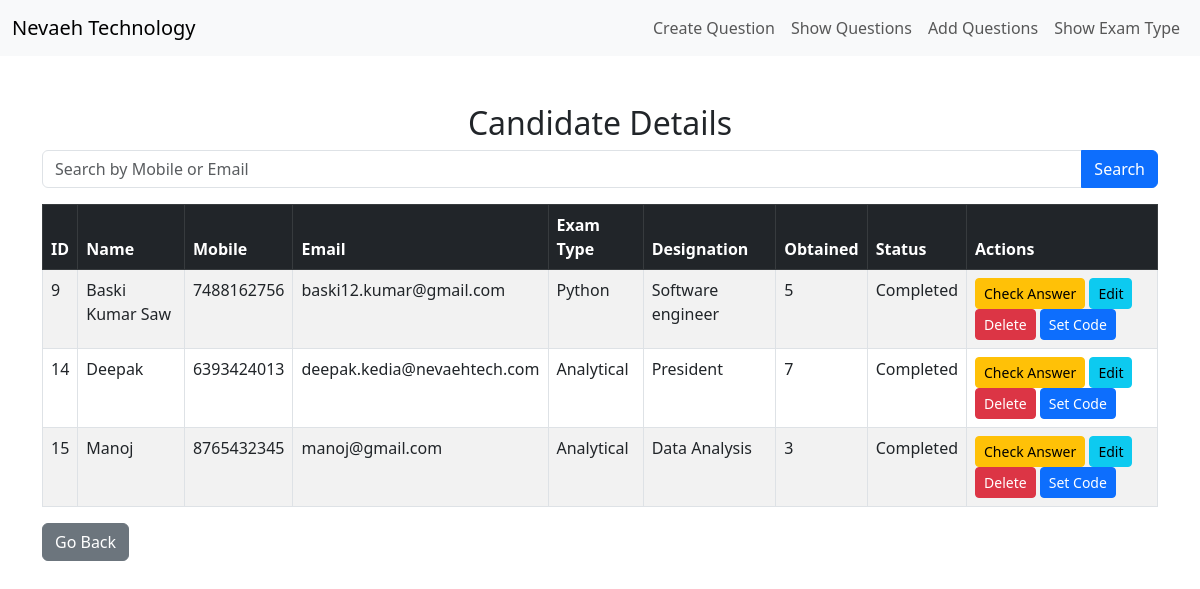
Page /show_candidate.php on the earlier database version.
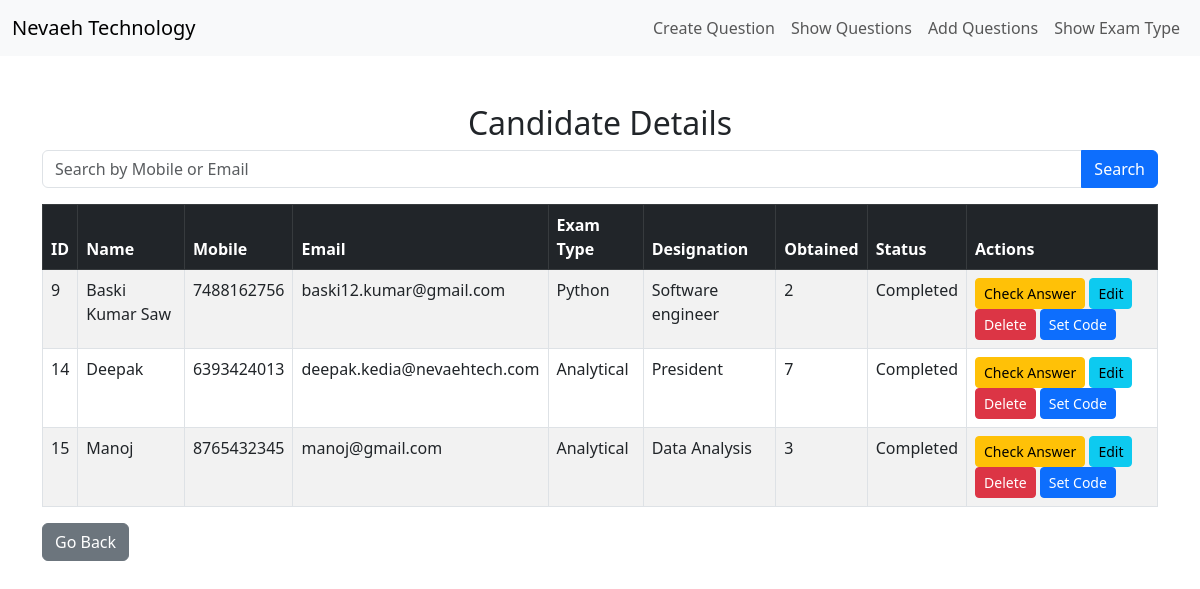
Same page on the later database version.
### tables this page shows
CREATE TABLE `candidates` (
  `id` int(8) NOT NULL,
  `name` varchar(255) NOT NULL,
  `mobile` varchar(15) NOT NULL,
  `email` varchar(100) NOT NULL,
  `password` varchar(100) NOT NULL,
  `exam_type` varchar(100) NOT NULL,
  `designation` varchar(100) NOT NULL,
  `total_marks` int(4) NOT NULL,
  `sec_code` varchar(10) NOT NULL,
  `exam_duration` varchar(10) NOT NULL,
  `status` varchar(50) NOT NULL,
  `is_exam_completed` tinyint(1) DEFAULT 0
);

### show_candidate.php (the view, shortened to what this page needs)
<?php
include 'conn.php';
$searchQuery = "";
$searchResults = null;
$candidates = $searchResults ?: $conn->query("SELECT * FROM candidates");
?>
<!DOCTYPE html>
<html>
<head>
    <link rel="stylesheet" href="https://cdnjs.cloudflare.com/ajax/libs/bootstrap/5.3.0/css/bootstrap.min.css">
</head>
<body>
<nav class="navbar navbar-expand-lg navbar-light bg-light">
    <div class="container-fluid">
        <a class="navbar-brand" href="#">Nevaeh Technology</a>
        <div class="collapse navbar-collapse" id="navbarNav">
            <ul class="navbar-nav ms-auto">
                <li class="nav-item"><a class="nav-link" href="question_bank.php">Create Question</a></li>
                <li class="nav-item"><a class="nav-link" href="show_question.php">Show Questions</a></li>
                <li class="nav-item"><a class="nav-link" href="add_question.php">Add Questions</a></li>
                <li class="nav-item"><a class="nav-link" href="show_exam_type.php">Show Exam Type</a></li>
            </ul>
        </div>
    </div>
</nav>
<div class="container mt-5">
    <h2 class="text-center">Candidate Details</h2>
    <form method="POST" class="mb-3">
        <div class="input-group">
            <input type="text" name="search" class="form-control" placeholder="Search by Mobile or Email" value="<?php echo htmlspecialchars($searchQuery); ?>">
            <button type="submit" class="btn btn-primary">Search</button>
        </div>
    </form>
    <table class="table table-bordered table-striped">
        <thead class="table-dark">
            <tr>
                <th>ID</th>
                <th>Name</th>
                <th>Mobile</th>
                <th>Email</th>
                <th>Exam Type</th>
                <th>Designation</th>
                <th>Obtained</th>
                <th>Status</th>
                <th>Actions</th>
            </tr>
        </thead>
        <tbody>
            <?php while ($row = $candidates->fetch_assoc()) { ?>
                <tr>
                    <td><?php echo $row['id']; ?></td>
                    <td><?php echo htmlspecialchars($row['name']); ?></td>
                    <td><?php echo htmlspecialchars($row['mobile']); ?></td>
                    <td><?php echo htmlspecialchars($row['email']); ?></td>
                    <td><?php echo htmlspecialchars($row['exam_type']); ?></td>
                    <td><?php echo htmlspecialchars($row['designation']); ?></td>
                    <td><?php echo htmlspecialchars($row['total_marks']); ?></td>
                    <td><?php echo htmlspecialchars($row['status']); ?></td>
                    <td>
                        <a href="show_result_details.php?id=<?php echo $row['id']; ?>" class="btn btn-warning btn-sm">Check Answer</a>
                        <a href="edit_candidate.php?id=<?php echo $row['id']; ?>" class="btn btn-info btn-sm">Edit</a>
                        <a href="delete_candidate.php?delete=<?php echo $row['id']; ?>" class="btn btn-danger btn-sm" onclick="return confirm('Are you sure you want to delete this record?');">Delete</a>
                        <a href="show_question_set.php?candidate_id=<?php echo $row['id']; ?>" class="btn btn-primary btn-sm">Set Code</a>
                    </td>
                </tr>
            <?php } ?>
        </tbody>
    </table>
    <a href="index.php" class="btn btn-secondary">Go Back</a>
</div>
</body>
</html>

Differences in the rows shown:
changed candidates "Baski Kumar Saw": total_marks "5" → "2"
